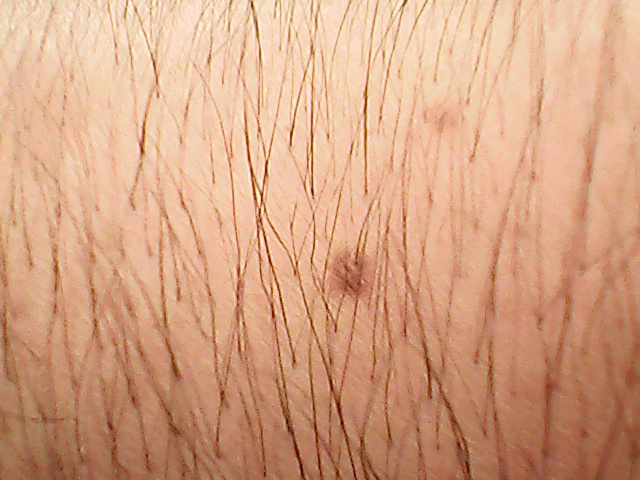
#> input picture foto1.png, 640 x 480 px, found by its file name
$ python Entrenamiento.py   (older library calls are emulated)
#> lines starting #> are read from the running program, lines starting #| are printed output that depends on the picture; long printed decimals are rounded
#! /usr/bin/env python

from SimpleCV import Camera, Display, Image
import time
import math
import matplotlib.pyplot as plt
import cv2
import numpy


contL =  numpy.array([0,0,0])
contP =  numpy.array([0,0,0])
a = numpy.array([0,0,0])
b = numpy.array([0,0,0])
for s in range(1,2):
    if (s==1):
        img = cv2.imread('/home/pi/Documents/Lab3/Foto1.png',cv2.CV_LOAD_IMAGE_COLOR)
#> img is the input picture: shape (480, 640, 3); mean B, G, R 130.9, 163, 213.4
        ret3,th3 = cv2.threshold(img,130,255,cv2.THRESH_BINARY)
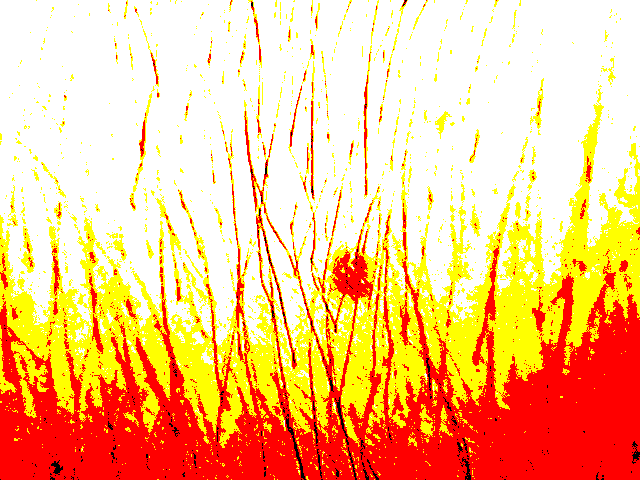
#> th3: shape (480, 640, 3); mean B, G, R 135.9, 193.7, 253.5
    if (s==2):
        img = cv2.imread('/home/pi/Documents/Lab3/Foto2.png',cv2.CV_LOAD_IMAGE_COLOR)
        ret3,th3 = cv2.threshold(img,100,255,cv2.THRESH_BINARY)
    if (s==3):
        img = cv2.imread('/home/pi/Documents/Lab3/Foto3.png',cv2.CV_LOAD_IMAGE_COLOR)
        ret3,th3 = cv2.threshold(img,120,255,cv2.THRESH_BINARY)
    if (s==4):
        img = cv2.imread('/home/pi/Documents/Lab3/Foto4.png',cv2.CV_LOAD_IMAGE_COLOR)
        ret3,th3 = cv2.threshold(img,80,255,cv2.THRESH_BINARY)
    if (s==5):
        img = cv2.imread('/home/pi/Documents/Lab3/Foto5.png',cv2.CV_LOAD_IMAGE_COLOR)
        ret3,th3 = cv2.threshold(img,100,255,cv2.THRESH_BINARY)
    if (s==6):
        img = cv2.imread('/home/pi/Documents/Lab3/Foto6.png',cv2.CV_LOAD_IMAGE_COLOR)
        ret3,th3 = cv2.threshold(img,110,255,cv2.THRESH_BINARY)
    if (s==7):
        img = cv2.imread('/home/pi/Documents/Lab3/Foto7.png',cv2.CV_LOAD_IMAGE_COLOR)
        ret3,th3 = cv2.threshold(img,100,255,cv2.THRESH_BINARY)


    for k in range(0,3):
        for i in range(0,480):
            for j in range(0,640):
                c = th3[i,j]
                if (not(any(c))):
                    a[k]=a[k]+img[i,j,k]
                    contL[k]=contL[k]+1
                else:
                    b[k]=b[k]+img[i,j,k]
                    contP[k]=contP[k]+1
#> after the loop, a = [32951, 87298, 210191]; b = [40179684, 49974858, 65337533]; contL = [1811, 1811, 1811]; contP = [305389, 305389, 305389]
Ar = float(a[0]/contL[0])
#> Ar = 18.19
Ag = float(a[1]/contL[1])
#> Ag = 48.2
Ab = float(a[2]/contL[2])
#> Ab = 116.1
Br = float(b[0]/contP[0])
#> Br = 131.6
Bg = float(b[1]/contP[1])
#> Bg = 163.6
Bb = float(b[2]/contP[2])
#> Bb = 213.9

Rho = numpy.array([Ar/Br,Ar/Bg,Ar/Bb,Ag/Br,Ag/Bg,Ag/Bb,Ab/Br,Ab/Bg,Ab/Bb])
#> Rho = [0.138, 0.111, 0.085, 0.366, 0.295, 0.225, 0.882, 0.709, 0.542]
print(Rho)
#| [0.1383 0.1112 0.08504 0.3664 0.2946 0.2253
#|  0.8822  0.7092 0.5425]


$ run again, with foto10.png copied over foto1.png
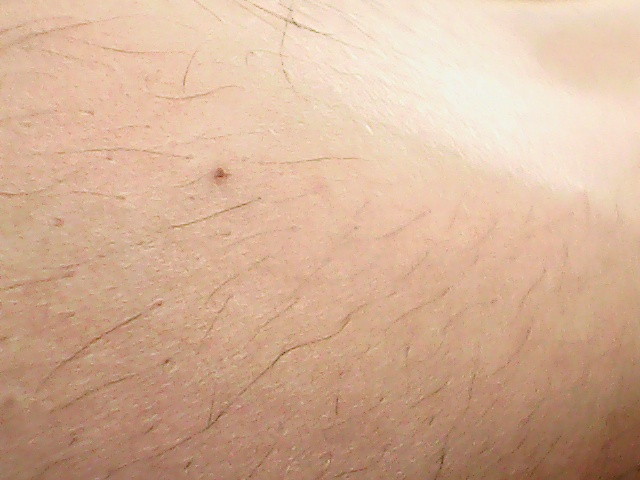
#> input picture foto10.png, 640 x 480 px, found by its file name
#> img is the input picture: shape (480, 640, 3); mean B, G, R 150.8, 176.8, 212.4
#> `ret3,th3 = cv2.threshold(img,130,255,cv2.THRESH_BINARY)`:
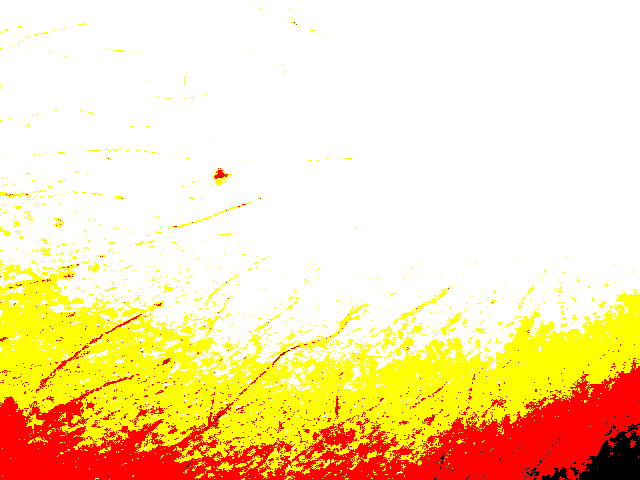
#> th3: shape (480, 640, 3); mean B, G, R 174.9, 225.5, 252.9
#> after the loop `for k in range(0,3):`: a = [127943, 195205, 308301]; b = [46191173, 54118498, 64933559]; contL = [2574, 2574, 2574]; contP = [304626, 304626, 304626]
#> Ar = 49.71
#> Ag = 75.84
#> Ab = 119.8
#> Br = 151.6
#> Bg = 177.7
#> Bb = 213.2
#> Rho = [0.328, 0.28, 0.233, 0.5, 0.427, 0.356, 0.79, 0.674, 0.562]
#| [0.3278 0.2798 0.2332 0.5001  0.4269 0.3558
#|  0.7899  0.6742 0.5619]

$ run again, with foto11.png copied over foto1.png
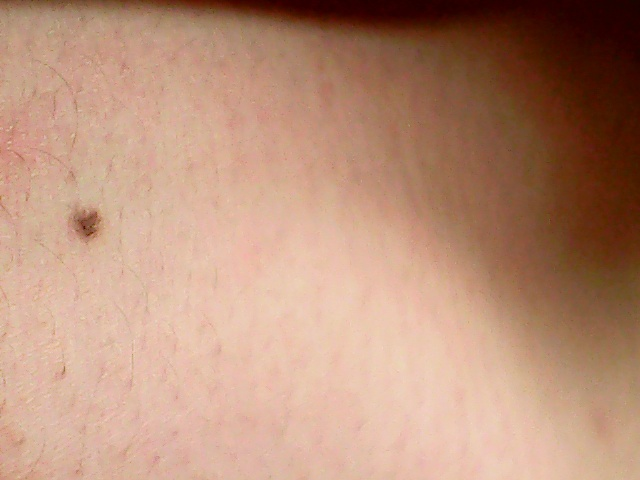
#> input picture foto11.png, 640 x 480 px, found by its file name
#> img is the input picture: shape (480, 640, 3); mean B, G, R 121.5, 144.5, 185.9
#> `ret3,th3 = cv2.threshold(img,130,255,cv2.THRESH_BINARY)`:
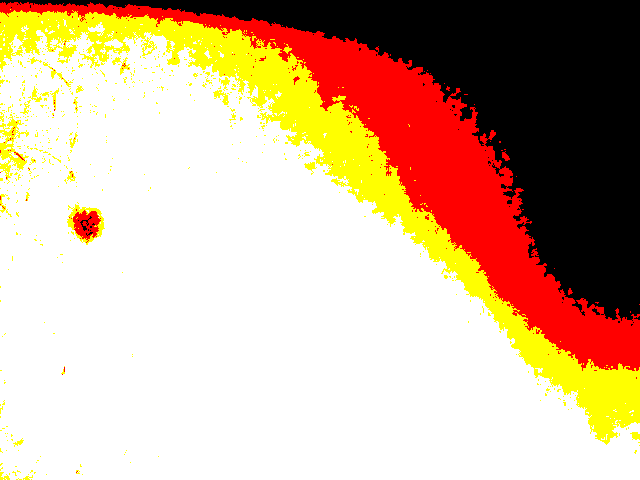
#> th3: shape (480, 640, 3); mean B, G, R 151.8, 178.6, 208.3
#> after the loop `for k in range(0,3):`: a = [1112092, 2388317, 4926752]; b = [36208627, 42005158, 52169071]; contL = [56265, 56265, 56265]; contP = [250935, 250935, 250935]
#> Ar = 19.77
#> Ag = 42.45
#> Ab = 87.56
#> Br = 144.3
#> Bg = 167.4
#> Bb = 207.9
#> Rho = [0.137, 0.118, 0.0951, 0.294, 0.254, 0.204, 0.607, 0.523, 0.421]
#| [0.137 0.1181 0.09507 0.2942 0.2536  0.2042
#|  0.6068 0.5231 0.4212]

$ run again, with foto12.png copied over foto1.png
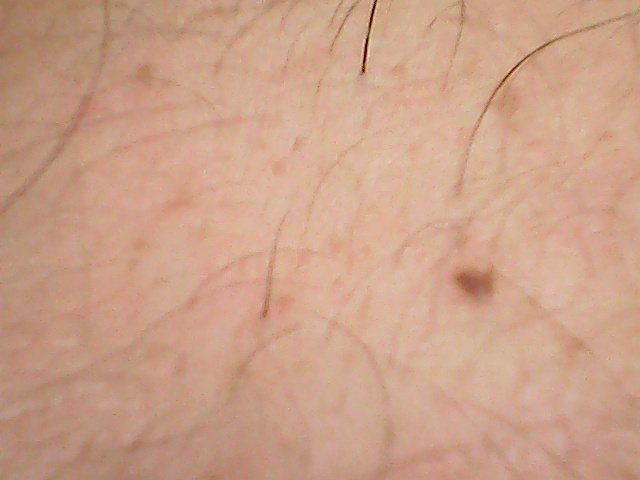
#> input picture foto12.png, 640 x 480 px, found by its file name
#> img is the input picture: shape (480, 640, 3); mean B, G, R 137.5, 161.6, 203.7
#> `ret3,th3 = cv2.threshold(img,130,255,cv2.THRESH_BINARY)`:
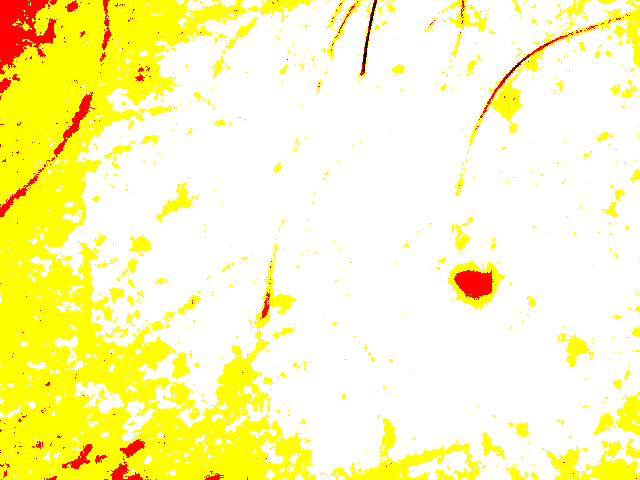
#> th3: shape (480, 640, 3); mean B, G, R 180.2, 249.5, 254.8
#> after the loop `for k in range(0,3):`: a = [2206, 7513, 19638]; b = [42242334, 49625136, 62557009]; contL = [199, 199, 199]; contP = [307001, 307001, 307001]
#> Ar = 11.09
#> Ag = 37.75
#> Ab = 98.68
#> Br = 137.6
#> Bg = 161.6
#> Bb = 203.8
#> Rho = [0.0806, 0.0686, 0.0544, 0.274, 0.234, 0.185, 0.717, 0.61, 0.484]
#| [0.08056 0.06858  0.0544 0.2744 0.2336 0.1853
#|  0.7172 0.6105 0.4843]
